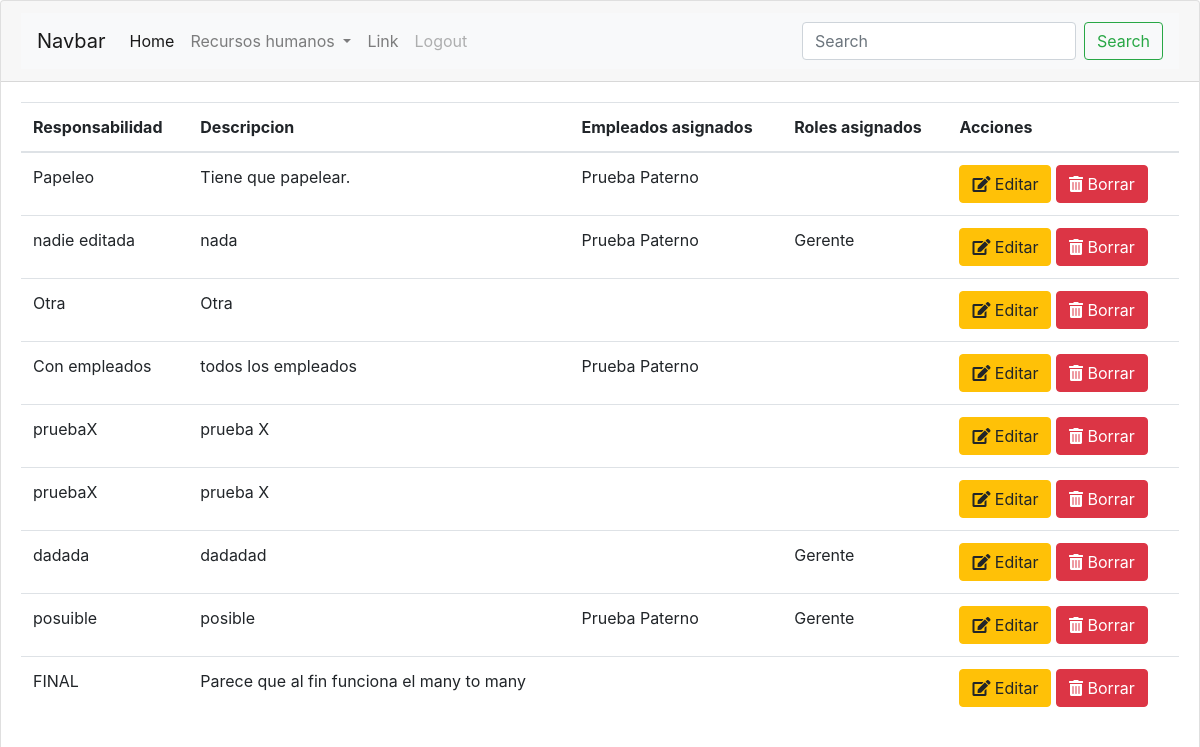
The app's page /RH/responsabilidades (signed in), older data.
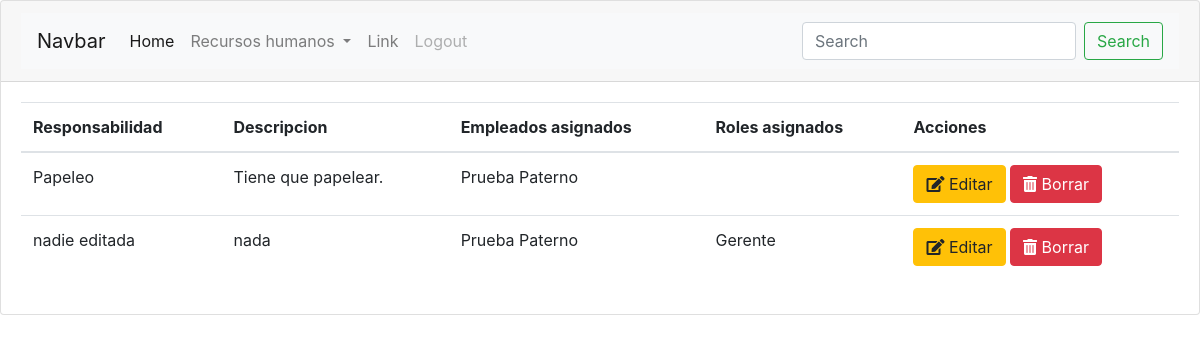
The same page, newer data.
### RH/models.py (models this page shows)
class Responsabilidad(models.Model):
	nombre=models.CharField(max_length=120)
	descripcion=models.TextField()
	empleados=models.ManyToManyField(Empleado,blank=True)
	roles=models.ManyToManyField(Rol,blank=True)

class Empleado(models.Model):
	nombre=models.CharField(max_length=120)
	apellido_paterno=models.CharField(max_length=120)
	apellido_materno=models.CharField(max_length=120,blank=True,null=True)
	fecha_de_nacimiento=models.DateTimeField(blank=True,null=True)
	fecha_de_alta=models.DateTimeField(default=timezone.now)
	rol=models.ForeignKey(Rol,on_delete=models.CASCADE)
	usuario=models.ForeignKey('auth.User',on_delete=models.CASCADE)

class Rol(models.Model):
	nombre=models.CharField(max_length=120)
	descripcion=models.TextField()

### RH/views.py (the view)
# urls.py: path('responsabilidades',views.responsabilidades_index,name='r_index'),
@login_required
def responsabilidades_index(request):
	responsabilidades=Responsabilidad.objects.all()
	return render(request,'RH/responsabilidades_index.html',{'responsabilidades':responsabilidades})

### RH/templates/RH/responsabilidades_index.html
{% extends "base.html" %}
{% block content %}
	<table class="table">
		<thead>
			<tr>
				<th scope="col">Responsabilidad</th>
				<th scope="col">Descripcion</th>
				<th scope="col">Empleados asignados</th>
				<th scope="col">Roles asignados</th>
				<th scope="col">Acciones</th>
			</tr>
		</thead>
		<tbody>
			{%for r in responsabilidades%}
				<tr>
					<td>{{r.nombre}}</td>
					<td>{{r.descripcion}}</td>
					<td>
						{%for e in r.empleados.all%}
							{{e.nombre}} {{e.apellido_paterno}}<br>
						{%endfor%}
					</td>
					<td>
						{%for rol in r.roles.all%}
							{{rol.nombre}}<br>
						{%endfor%}
					</td>
					<td>
						<a class="btn btn-warning" href="{% url 'r_edit' pk=r.pk %}" role="button"><i class="fas fa-edit"></i> Editar</a>
		      			<a class="btn btn-danger" href="{%url 'r_delete' pk=r.pk%}" role="button"><i class="fas fa-trash-alt"></i> Borrar</a>
					</td>
				</tr>
			{%endfor%}
		</tbody>
	</table>
{% endblock content %}

### templates/base.html (shortened to what this page needs)
<!DOCTYPE html>
<html>
<head>
	<link rel="stylesheet" href="https://maxcdn.bootstrapcdn.com/bootstrap/4.0.0/css/bootstrap.min.css">
	<link rel="stylesheet" href="https://use.fontawesome.com/releases/v5.6.1/css/all.css"
>
</head>
<body>
	<div class="card">
		<div class="card-header">
			{% include "nav.html" %}
		</div>
		<div class="card-body">
			{% block content %}
			{% endblock content %}
		</div>
	</div>
</body>
</html>

### templates/nav.html (shortened to what this page needs)
<nav class="navbar navbar-expand-lg navbar-light bg-light">
  <a class="navbar-brand" href="#">Navbar</a>
  <div class="collapse navbar-collapse" id="navbarSupportedContent">
    <ul class="navbar-nav mr-auto">
      <li class="nav-item active">
        <a class="nav-link" href="{% url 'home' %}">Home </a>
      </li>
       <li class="nav-item dropdown">
        <a class="nav-link dropdown-toggle" href="#" id="navbarDropdown" role="button" data-toggle="dropdown" aria-haspopup="true" aria-expanded="false">
          Recursos humanos
        </a>
      </li>
      <li class="nav-item">
        <a class="nav-link" href="#">Link</a>
      </li>
      <li class="nav-item">
        <a class="nav-link disabled" href="{%url 'salir' %}">Logout</a>
      </li>
    </ul>
    <form class="form-inline my-2 my-lg-0">
      <input class="form-control mr-sm-2" type="search" placeholder="Search" aria-label="Search">
      <button class="btn btn-outline-success my-2 my-sm-0" type="submit">Search</button>
    </form>
  </div>
</nav>

Row changes from the older to the newer data that the page shows:
removed Responsabilidad: nombre "Otra", descripcion "Otra"
removed Responsabilidad: nombre "Con empleados", descripcion "todos los empleados", Empleado (nombre "Prueba", apellido_paterno "Paterno")
removed Responsabilidad: nombre "pruebaX", descripcion "prueba X"
removed Responsabilidad: nombre "pruebaX", descripcion "prueba X"
removed Responsabilidad: nombre "dadada", descripcion "dadadad", Rol (nombre "Gerente")
removed Responsabilidad: nombre "posuible", descripcion "posible", Empleado (nombre "Prueba", apellido_paterno "Paterno"), Rol (nombre "Gerente")
removed Responsabilidad: nombre "FINAL", descripcion "Parece que al fin funciona el many to many"
